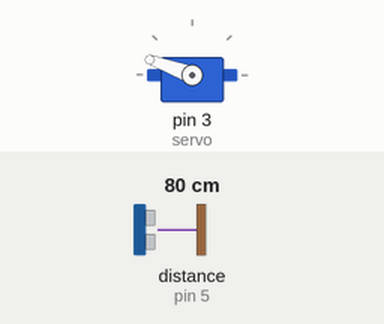
Recording of a sketch running on a simulated Arduino Uno, built with avr-gcc and run on an emulated ATmega328P. On the bench: servo. Wiring (inferred from the names in the program): ultrasonic range finder: trigger pin 6; echo pin 5. The inputs (shaded band) are chosen by the test bench; at power-on: distance to the obstacle (sensor on pin 5) 80 cm. The echo pulse lasts 58.3 µs per cm.

Above: at 1.2 s.
1.3 s: distance to the obstacle (sensor on pin 5) set to 55 cm
2.8 s: distance to the obstacle (sensor on pin 5) set to 46 cm
At 3.9 s:
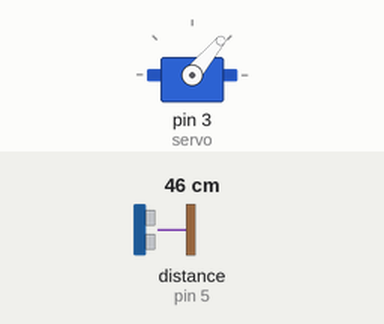
4.3 s: distance to the obstacle (sensor on pin 5) set to 60 cm
At 5.0 s:
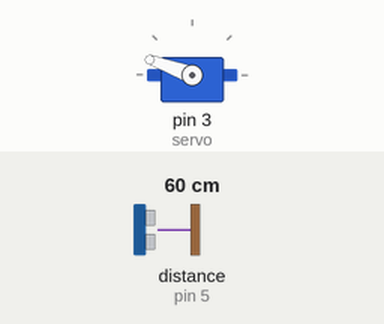
6.1 s: distance to the obstacle (sensor on pin 5) set to 2 cm
At 7.1 s:
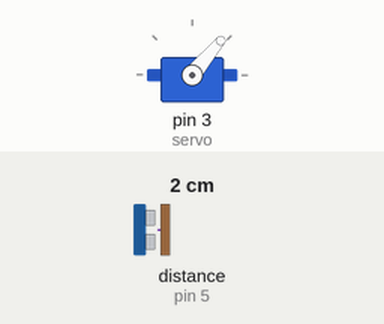
Timing chart, 0 to 8.6 s (numbered marks = the images above; inputs shaded):
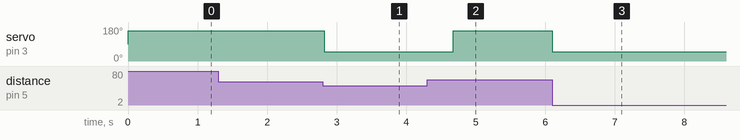

Measured:
- the behaviour switches between 52 and 51 cm on distance to the obstacle (sensor on pin 5) (found by bisection; images 0 and 1)
- after the input at 1.3 s, every drawn part: stays the same
- after the input at 2.8 s, servo on pin 3 (servo): 160° → 50° at once
- after the input at 4.3 s, servo on pin 3 (servo): 50° → 160° after 0.38 s
- after the input at 6.1 s, servo on pin 3 (servo): 160° → 50° at once

The sketch:

tempat_sampah.ino
```cpp
#include<Servo.h>
Servo servo;
int const trigPin = 6;
int const echoPin = 5;

void setup()
{
pinMode(trigPin, OUTPUT);
pinMode(echoPin, INPUT);
    servo.attach(3);
}

void loop()
{
int duration, distance;
digitalWrite(trigPin, HIGH);
delay(1);
digitalWrite(trigPin, LOW);
// Ukur input pulsa di pin echo
duration = pulseIn(echoPin, HIGH);
// Jarak adalah setengah dari durasi yang dibagi 29.1 (from datasheet)
distance = (duration/2) / 29.1;
// jika jarak kurang dari 30cm dan lebih dari 0 (0 atau kurang berarti jarak)
if (distance <= 50 && distance >= 0) {
  servo.write(50);
    delay(400);
} else {

  servo.write(160);
}
// Menunggu 60 ms tidak akan menyakiti siapa pun
delay(60);
}
```
